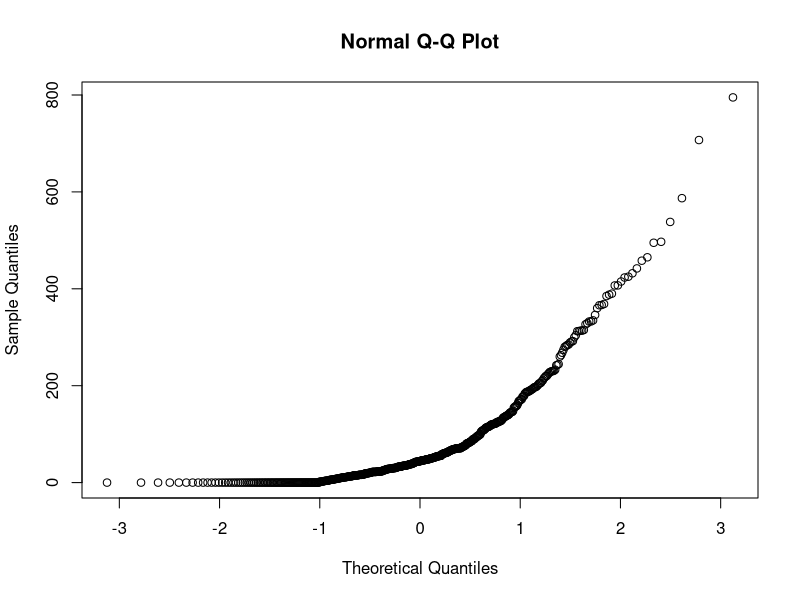
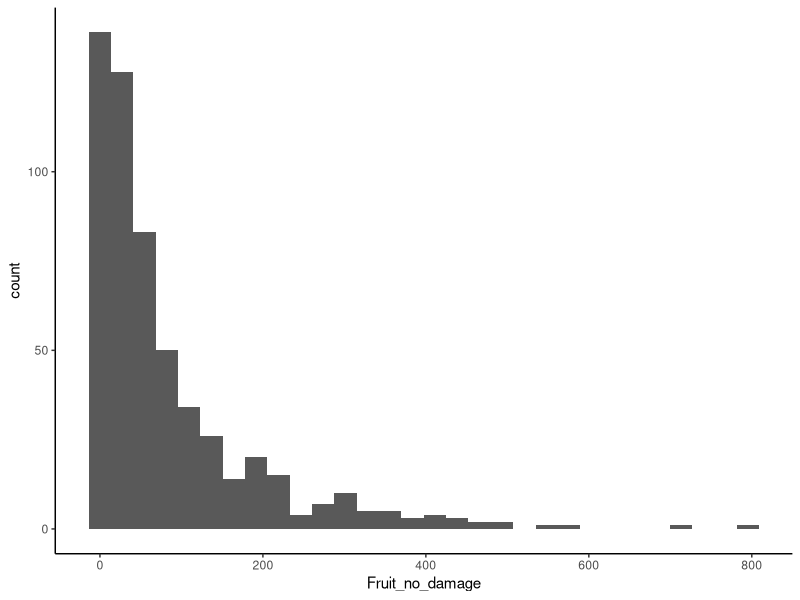
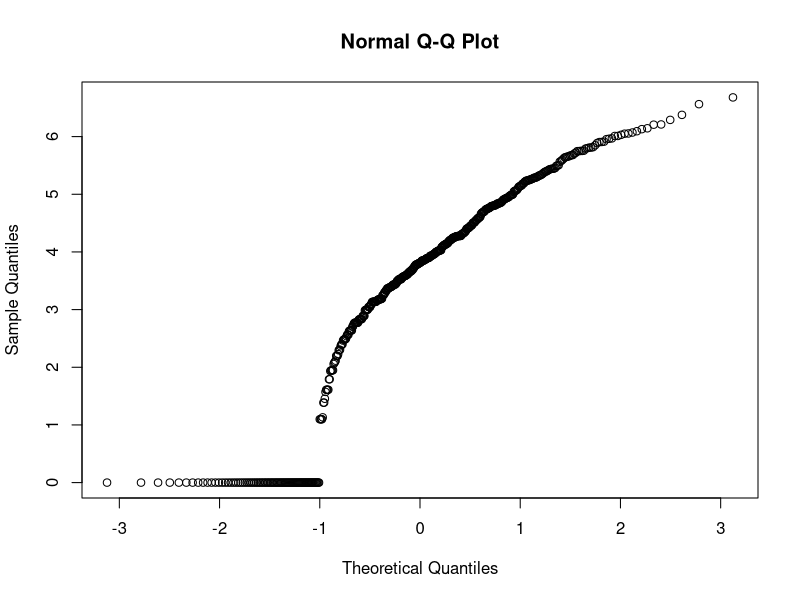
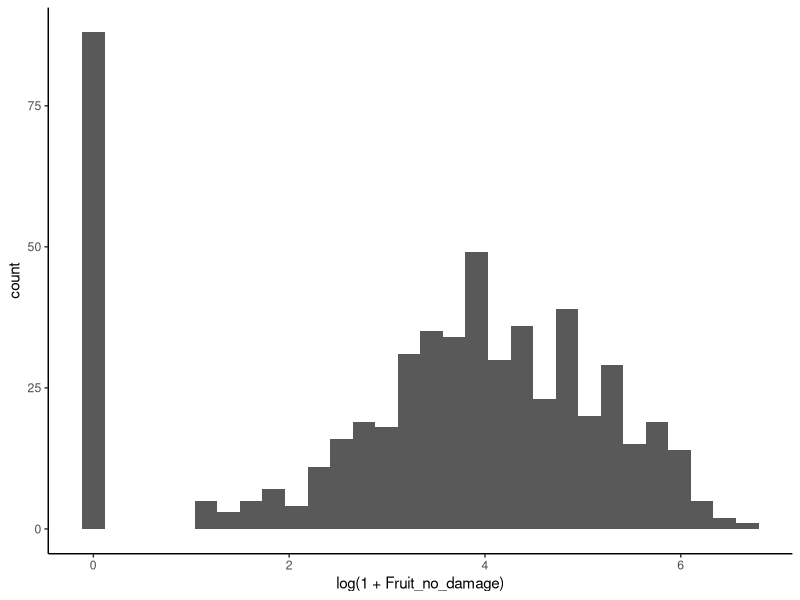

The R script that drew these images, in order: (Note: this script raises an error after producing the figures.)
#################
# Set up of full data frames for individual plant and plant means analysis. 
# Seed calculations
# Test of normality with transformations
#################

library(tidyverse)

############################
#Lat, distance, climate
############################
climate_lat <- read.csv("Data/climate_pop.csv", header=T) # Imports populations' climate dataset
climate_lat$MAR[2] <- climate_lat$MAR[1] # Replace error MAR values with near by population
climate_lat$MAR[12] <- climate_lat$MAR[18] 
climate_lat <- climate_lat %>% select(Pop,Latitude,Longitude,Distance, #Organize variables
                                      MAT,MWMT,MCMT,TD,NFFD,DD18,MAR, # Temperature/sun
                                      MAP,MSP,CMD,RH) # Precipt/moiusture
#Correlate all climate
library(Hmisc)
climate_matrix <-climate_lat %>% select(MAT,MWMT,MCMT,TD,NFFD,DD18,MAR, # Temperature/sun
                                        MAP,MSP,CMD,RH) # Precipt/moiusture
climate_matrix <- as.matrix(climate_matrix)
rcorr(climate_matrix) # MAT highly correlated to everything except MSP, CMD, RH.
climate_lat <- climate_lat %>% select(Pop,Latitude,Longitude,Distance,MAT,MSP,CMD,RH) # Retain only MAT, MSP, CMD, RH

#KSR climate data
#KSR_climate <- read.csv("Data/KSR_climate_reduced.csv", header=T) # Will not import. Excel calc instead, "KSR_climate_calc.xlsx"
KSR_MAT<-7.9 # Accounts for July 2012 to September 2013. 12 month average with repeated months averaged first. 
KSR_MSP<-456 # 2013 value for MSP, supplemental water given in 2012, making 2012 data less useful.
KSR_CMD<-121 # Calculated the same as KSR_MAT except sum taken for 12 months
KSR_RH<-69 # Calculated the same as KSR_MAT
#Generate climatic differences between Pop_climate - KSR_Climate
climate_lat <- climate_lat %>% #This info can then be joined to invidual plant and chem means datasets
  mutate(MAT_Distance=MAT-KSR_MAT) %>% mutate(MSP_Distance=MSP-KSR_MSP) %>% 
  mutate(CMD_Distance=CMD-KSR_CMD) %>% mutate(RH_Distance=RH-KSR_RH)

########################################################
#Individual dataset seed number calculations
########################################################
ksr_i <- read.csv("Data/KSR_individual.csv", header=T) # Imports raw indvidual dataset
ksr_i <- ksr_i %>% drop_na("Fruit") # Remove rows where fruit information is NA
ksr_i <- ksr_i %>% mutate(Fruit_no_damage=Fruit-S.florida-0.18*M.brevivatella) # Calculate undamaged portions of fruits
ksr_i$Fruit_no_damage[is.na(ksr_i$Fruit_no_damage)==TRUE]<-0 # Makes NA = 0 for above calculation
ksr_length <- ksr_i %>% select(l1,l2,l3,l4,l5) ; ksr_Ml<-rowMeans(ksr_length,na.rm=T) # Average fruit length
ksr_width <- ksr_i %>% select(d1,d2,d3,d4,d5) ; ksr_Mw<-rowMeans(ksr_width,na.rm=T) # Average fruit width
ksr_i <- ksr_i %>% mutate (F_length=ksr_Ml) %>% mutate (F_width=ksr_Mw) # Add averages to ksr_i
ksr_i$F_length[ksr_i$F_length=="NaN"]<-0 ; ksr_i$F_width[ksr_i$F_width=="NaN"]<-0 # remove NaNs and replace with 0
ksr_i <- ksr_i %>% mutate(Fruit_correction=ifelse(Fruit==0,0,1)) # Generate dummy variable to ensure 0 fruits becomes 0 seeds
ksr_i <- ksr_i %>%
  mutate (Seeds_per_fruit=(2.33*F_length*F_width - 102.47)*Fruit_correction) %>% # Calculate number of seeds per 1 fruit
  mutate(Seeds_no_round=Fruit_no_damage*Seeds_per_fruit) %>% # calculate number of seeds per all undamaged fruits
  mutate(Seeds=round(Seeds_no_round))
#ksr_i$Seeds=round(ksr_i$Seeds)
ksr_i <- ksr_i %>% select(-l1,-l2,-l3,-l4,-l5,-d1,-d2,-d3,-d4,-d5,-Fruit,-F_length,-F_width,
                          -Flower_Number,-Seeds_no_round) # Remove uneeded variables
ksr_i <- ksr_i %>% filter(Pop!=659) %>% # Remove population from Italy (European hybrid)
  filter(Pop!=661) %>% # Not correct species (oenothera oakesiana)
  filter(Pop!=877) # Remove,unclear where it is from.
ksr_i$Seeds[ksr_i$Seeds<0]<-0 #Nine cases of plants with <0 fruits assigned zero. Small L & W suggest aborted fruits

#Assess normality of seeds
qqnorm(ksr_i$Fruit_no_damage) # ~ Extreme left skew, zero inflated.
ggplot(data=ksr_i,aes(x=Fruit_no_damage)) + geom_histogram()+theme_classic()
qqnorm(log(1+ksr_i$Fruit_no_damage)) # ~ Extreme zero inflation
ggplot(data=ksr_i,aes(x=log(1+Fruit_no_damage))) + geom_histogram()+theme_classic()

ksr_i <- left_join(ksr_i,climate_lat,by="Pop") #Add lat/climate to individual dataset

write.csv(ksr_i,'Data/ksr_i.csv') #Export individual plants file


############################
#Total phenolics, oxidative capacity, oenothein 
############################
totphe.dat <- read.csv("Data/totphe.csv", header=T) # Imports total phenolics data
totphe.dat<-totphe.dat %>% select(-Control.sample.ID.)
totphe_leaf <- totphe.dat %>% filter(Tissue=="Leaf") %>% select(-Tissue) %>% # filter per tissue
  rename (Leaf_Totphe=totphe,Leaf_pH_10=pH_10) #rename columns to include tissue name 
totphe_flower <- totphe.dat %>% filter(Tissue=="Flower") %>% select(-Tissue)%>% 
  rename (Flower_Totphe=totphe,Flower_pH_10=pH_10)
totphe_fruit <- totphe.dat %>% filter(Tissue=="Fruit") %>% select(-Tissue)%>% 
  rename (Fruit_Totphe=totphe,Fruit_pH_10=pH_10)
totphe_all <- left_join(totphe_leaf,totphe_flower,by="Pop") %>% left_join(totphe_fruit,by="Pop") #generate total phenolics dataframe


oe <- read.csv("Data/oe.csv", header=T) # Imports Oenothein data
oe<-oe %>% select(-Turku_ID)
oe_leaf <- oe %>% filter(Tissue=="Leaf") %>% select(-Tissue) %>% # filter per tissue
  rename (Leaf_Oenothein_B=Oenothein_B,Leaf_Oenothein_A=Oenothein_A,Leaf_Ox_Oenothein_A=Oxidized_Oenothein_A) #rename columns 
oe_flower <- oe %>% filter(Tissue=="Flower") %>% select(-Tissue)%>%
  rename (Flower_Oenothein_B=Oenothein_B,Flower_Oenothein_A=Oenothein_A,Flower_Ox_Oenothein_A=Oxidized_Oenothein_A) %>% #rename columns 
  filter(Pop!=700) #Remove outlier pop (issue with chemistry)
oe_fruit <- oe %>% filter(Tissue=="Fruit") %>% select(-Tissue)%>%
  rename (Fruit_Oenothein_B=Oenothein_B,Fruit_Oenothein_A=Oenothein_A,Fruit_Ox_Oenothein_A=Oxidized_Oenothein_A) %>% #rename columns 
  filter(Pop!=709) #Remove outlier pop (issue with chemistry)
oe_all <- left_join(oe_leaf,oe_flower,by="Pop") %>% left_join(oe_fruit,by="Pop") #generate oenothein dataframe

chm<-left_join(totphe_all,oe_all,by="Pop") # join total phenolics with oenothein data
ksr_seed <- ksr_i %>% select(Pop,Seeds) # select seed data from indvidual plant data frame
ksr_seed <- ksr_seed %>% group_by(Pop) %>% summarise (Seeds=mean(Seeds)) # Take mean of seed data
chm<-left_join(chm,ksr_seed,by="Pop") # Add seed means to chemistry
chm <- chm %>% filter(Pop!=659) %>% # Remove population from Italy (European hybrid)
  filter(Pop!=661) %>% # Not correct species (oenothera oakesiana)
  filter(Pop!=877) # Remove,unclear where it is from.

write.csv(chm,'Data/chm.csv') #Export chemistry file
